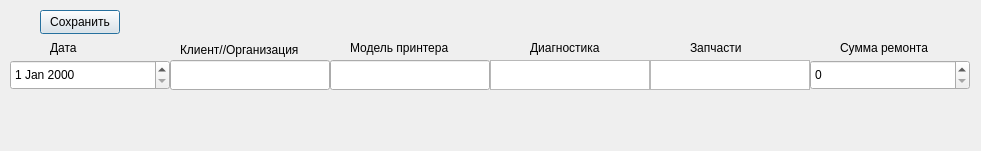
<?xml version="1.0" encoding="UTF-8"?>
<ui version="4.0">
 <class>AddRepairDialog</class>
 <widget class="QDialog" name="AddRepairDialog">
  <property name="geometry">
   <rect>
    <x>0</x>
    <y>0</y>
    <width>981</width>
    <height>151</height>
   </rect>
  </property>
  <property name="windowTitle">
   <string>Dialog</string>
  </property>
  <widget class="QDateEdit" name="DateEdit">
   <property name="geometry">
    <rect>
     <x>10</x>
     <y>60</y>
     <width>160</width>
     <height>30</height>
    </rect>
   </property>
  </widget>
  <widget class="QLineEdit" name="ClientLineEdit">
   <property name="geometry">
    <rect>
     <x>170</x>
     <y>60</y>
     <width>160</width>
     <height>30</height>
    </rect>
   </property>
  </widget>
  <widget class="QTextEdit" name="DiagnosticTextEdit">
   <property name="geometry">
    <rect>
     <x>490</x>
     <y>60</y>
     <width>160</width>
     <height>30</height>
    </rect>
   </property>
  </widget>
  <widget class="QLineEdit" name="ModelLineEdit">
   <property name="geometry">
    <rect>
     <x>330</x>
     <y>60</y>
     <width>160</width>
     <height>30</height>
    </rect>
   </property>
  </widget>
  <widget class="QTextEdit" name="ZipTextEdit">
   <property name="geometry">
    <rect>
     <x>650</x>
     <y>60</y>
     <width>160</width>
     <height>30</height>
    </rect>
   </property>
  </widget>
  <widget class="QLabel" name="DataLabel">
   <property name="geometry">
    <rect>
     <x>50</x>
     <y>40</y>
     <width>49</width>
     <height>16</height>
    </rect>
   </property>
   <property name="text">
    <string>Дата</string>
   </property>
  </widget>
  <widget class="QLabel" name="ClientLabel">
   <property name="geometry">
    <rect>
     <x>180</x>
     <y>40</y>
     <width>131</width>
     <height>20</height>
    </rect>
   </property>
   <property name="text">
    <string>Клиент//Организация</string>
   </property>
  </widget>
  <widget class="QLabel" name="ModelLabel">
   <property name="geometry">
    <rect>
     <x>350</x>
     <y>40</y>
     <width>101</width>
     <height>16</height>
    </rect>
   </property>
   <property name="text">
    <string>Модель принтера</string>
   </property>
  </widget>
  <widget class="QLabel" name="DiagnosticLabel">
   <property name="geometry">
    <rect>
     <x>530</x>
     <y>40</y>
     <width>71</width>
     <height>16</height>
    </rect>
   </property>
   <property name="text">
    <string>Диагностика</string>
   </property>
  </widget>
  <widget class="QLabel" name="ZipLabel">
   <property name="geometry">
    <rect>
     <x>690</x>
     <y>40</y>
     <width>51</width>
     <height>16</height>
    </rect>
   </property>
   <property name="text">
    <string>Запчасти</string>
   </property>
  </widget>
  <widget class="QSpinBox" name="SumSpinBox">
   <property name="geometry">
    <rect>
     <x>810</x>
     <y>60</y>
     <width>160</width>
     <height>30</height>
    </rect>
   </property>
  </widget>
  <widget class="QLabel" name="SunLabel">
   <property name="geometry">
    <rect>
     <x>840</x>
     <y>40</y>
     <width>91</width>
     <height>16</height>
    </rect>
   </property>
   <property name="text">
    <string>Сумма ремонта</string>
   </property>
  </widget>
  <widget class="QPushButton" name="SavePushButton">
   <property name="geometry">
    <rect>
     <x>40</x>
     <y>10</y>
     <width>80</width>
     <height>24</height>
    </rect>
   </property>
   <property name="text">
    <string>Сохранить</string>
   </property>
  </widget>
 </widget>
 <tabstops>
  <tabstop>DateEdit</tabstop>
  <tabstop>ClientLineEdit</tabstop>
 </tabstops>
 <resources/>
 <connections/>
</ui>
